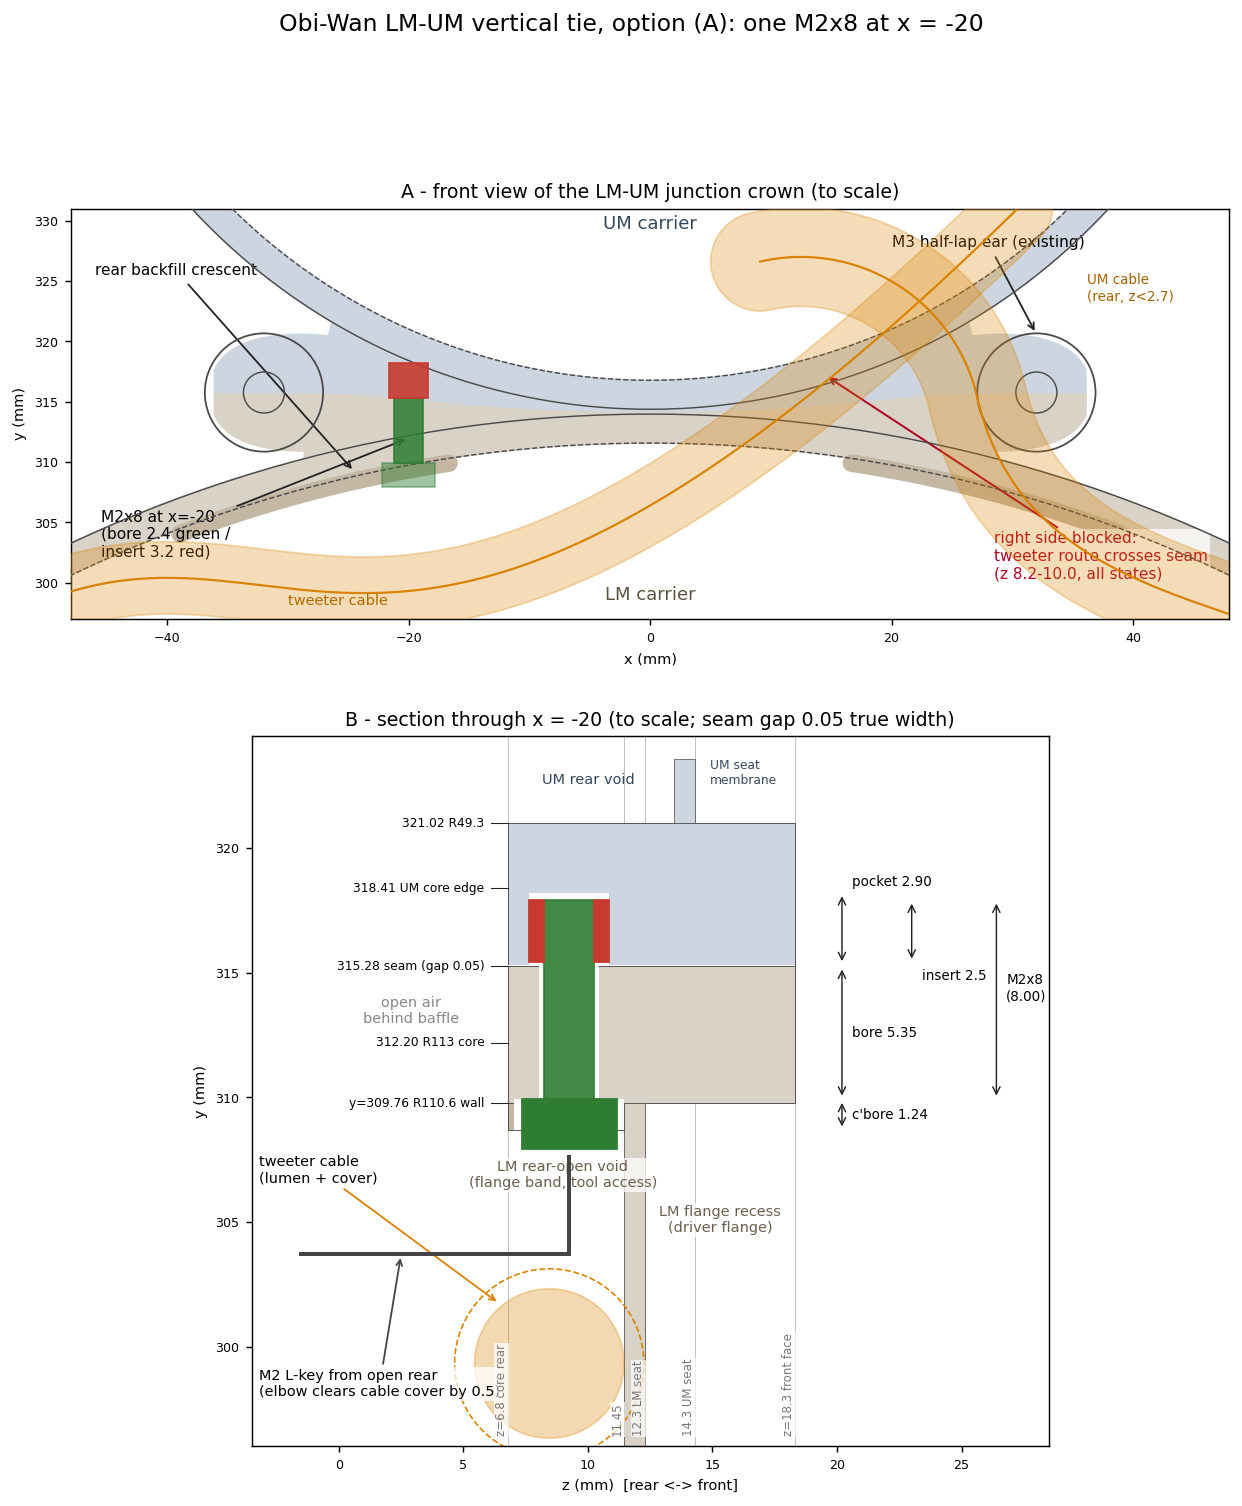

Recreate this plot in Python.
"""One-off sketch of option (A): single vertical M2x8 at x=-20 in the
Obi-Wan LM-UM junction. Drawn from the real plan geometry."""
import math
import sys

import numpy as np
import matplotlib
matplotlib.use("Agg")
import matplotlib.pyplot as plt
from matplotlib.patches import Rectangle, Circle, FancyArrow
from shapely.geometry import LineString, Point, box as shapely_box

sys.path.insert(0, "src")
import lx521_baffle.obiwan.carriers as ca            # noqa: E402
import lx521_baffle.obiwan.closure_webs as cw        # noqa: E402
import lx521_baffle.obiwan.route as rt               # noqa: E402

LM_C = (0.0, 200.981)
UM_C = (0.0, 366.081)
LM_CORE_R, LM_RECESS_R = 113.0, 110.6
UM_CORE_R, UM_RECESS_R = 51.7, 49.3
X0 = -20.0

polys = cw.lm_um_closure_polygons()
lm_plan, um_plan = polys["lm"], polys["um"]
backfill = cw._lm_um_rear_recess_backfill_plan()

# exact values on the x=-20 line
line = LineString([(X0, 300.0), (X0, 326.0)])
lm_hit = line.intersection(lm_plan)
um_hit = line.intersection(um_plan)
cres_hit = line.intersection(backfill)
LM_WEB_TOP = lm_hit.bounds[3]          # 315.28
UM_WEB_BOT = um_hit.bounds[1]          # 315.33
UM_WEB_TOP = um_hit.bounds[3]          # 318.90
CRES_LO, CRES_HI = cres_hit.bounds[1], cres_hit.bounds[3]
ARC_R1106 = LM_C[1] + math.sqrt(LM_RECESS_R**2 - X0*X0)   # 309.758
ARC_R113 = LM_C[1] + math.sqrt(LM_CORE_R**2 - X0*X0)      # 312.20
UM_LIP_LO = UM_C[1] - math.sqrt(UM_CORE_R**2 - X0*X0)     # 318.41
UM_LIP_HI = UM_C[1] - math.sqrt(UM_RECESS_R**2 - X0*X0)   # 321.02

# z structure
Z_REAR, Z_FRONT = 6.8, 18.3
LM_MEMB = (11.45, 12.3)     # LM_SEAT_Z - 0.85 .. LM_SEAT_Z
UM_MEMB = (13.45, 14.3)
Z_AXIS = 9.25  # counterbore O4.4 top lands exactly on the membrane underside

# screw stack
TIP_Y = UM_WEB_BOT + 0.10 + 2.5        # insert seated 0.10 in, full engage
SEAT_Y = TIP_Y - 8.0                   # M2x8 under-head
POCKET_TOP = UM_WEB_BOT + 2.9

t_pts = np.asarray(rt.ts_cable_points())
um_pts = np.asarray(rt.route_cable_points())

fig = plt.figure(figsize=(11.5, 12.6), facecolor="white")
gs = fig.add_gridspec(2, 1, height_ratios=[1.0, 1.55], hspace=0.16)

LM_FILL = "#d9d2c7"
UM_FILL = "#cdd6e0"
EDGE = "#4a4a4a"
INSERT_RED = "#c73a2f"
SCREW_GREEN = "#2e7d32"
CABLE = "#d98200"

# ---------------------------------------------------------------- panel A
axA = fig.add_subplot(gs[0])
axA.set_aspect("equal")
win = shapely_box(-48, 297, 48, 331)

def draw_poly(ax, geom, **kw):
    geoms = geom.geoms if hasattr(geom, "geoms") else [geom]
    for g in geoms:
        if g.is_empty or g.geom_type != "Polygon":
            continue
        ax.fill(*g.exterior.xy, **kw)

def arc(ax, c, r, **kw):
    th = np.linspace(0, 2*math.pi, 720)
    ax.plot(c[0] + r*np.cos(th), c[1] + r*np.sin(th), **kw)

# ring bands (annulus between recess and core radii)
lm_band = Point(LM_C).buffer(LM_CORE_R, resolution=256).difference(
    Point(LM_C).buffer(LM_RECESS_R, resolution=256))
um_band = Point(UM_C).buffer(UM_CORE_R, resolution=256).difference(
    Point(UM_C).buffer(UM_RECESS_R, resolution=256))
draw_poly(axA, lm_band.intersection(win), color=LM_FILL, zorder=1)
draw_poly(axA, um_band.intersection(win), color=UM_FILL, zorder=1)
draw_poly(axA, lm_plan.intersection(win), color=LM_FILL, zorder=2)
draw_poly(axA, um_plan.intersection(win), color=UM_FILL, zorder=2)
draw_poly(axA, backfill.intersection(win), color="#c4b8a4", zorder=3)

for r, c, ls in ((LM_CORE_R, LM_C, "-"), (LM_RECESS_R, LM_C, "--"),
                 (UM_CORE_R, UM_C, "-"), (UM_RECESS_R, UM_C, "--")):
    arc(axA, c, r, color=EDGE, lw=0.8, ls=ls, zorder=4)

# ears
for ex in (-32.0, 32.0):
    axA.add_patch(Circle((ex, 315.770102), 4.9, fill=False,
                         ec=EDGE, lw=1.0, zorder=5))
    axA.add_patch(Circle((ex, 315.770102), 1.7, fill=False,
                         ec=EDGE, lw=0.8, zorder=5))

# cables: centerline + lumen band
for pts, r in ((t_pts, 3.0), (um_pts, 4.1)):
    sel = pts[(pts[:, 1] > 292) & (pts[:, 1] < 331)]
    lum = LineString(sel[:, :2]).buffer(r)
    draw_poly(axA, lum.intersection(win), color=CABLE, alpha=0.28, zorder=6)
    axA.plot(sel[:, 0], sel[:, 1], color=CABLE, lw=1.2, zorder=7)
axA.text(-30.0, 298.2, "tweeter cable", fontsize=8, color="#a36200",
         bbox=dict(fc="white", ec="none", alpha=0.7, pad=1))
axA.text(36.2, 323.4, "UM cable\n(rear, z<2.7)", fontsize=7.5,
         color="#a36200", ha="left",
         bbox=dict(fc="white", ec="none", alpha=0.7, pad=1))
axA.annotate("right side blocked:\ntweeter route crosses seam\n(z 8.2-10.0, all states)",
             xy=(14.5, 317.2), xytext=(28.5, 300.4), fontsize=8.5,
             color="#b00020", ha="left",
             bbox=dict(fc="white", ec="none", alpha=0.75, pad=1),
             arrowprops=dict(arrowstyle="->", color="#b00020", lw=1.1))

# the M2 feature silhouettes at x=-20 (front view: Y-axis bore = strip)
axA.add_patch(Rectangle((X0-2.2, SEAT_Y-2.0), 4.4, 2.0,
              color=SCREW_GREEN, alpha=0.45, zorder=9))     # head zone
axA.add_patch(Rectangle((X0-1.2, SEAT_Y), 2.4, LM_WEB_TOP-SEAT_Y,
              color=SCREW_GREEN, alpha=0.85, zorder=9))     # clearance bore
axA.add_patch(Rectangle((X0-1.6, UM_WEB_BOT), 3.2, 2.9,
              color=INSERT_RED, alpha=0.9, zorder=9))       # insert pocket
axA.annotate("M2x8 at x=-20\n(bore 2.4 green /\ninsert 3.2 red)",
             xy=(X0, 312.0), xytext=(-45.5, 302.2), fontsize=8.5,
             ha="left",
             arrowprops=dict(arrowstyle="->", color="#222", lw=1.0))
axA.annotate("M3 half-lap ear (existing)", xy=(32, 320.6), xytext=(20, 327.8),
             fontsize=8.5,
             arrowprops=dict(arrowstyle="->", color="#222", lw=1.0))
axA.annotate("rear backfill crescent", xy=(-24.5, 309.2), xytext=(-46, 325.5),
             fontsize=8.5,
             arrowprops=dict(arrowstyle="->", color="#222", lw=1.0))
axA.text(0, 329.3, "UM carrier", ha="center", fontsize=10, color="#33475c")
axA.text(0, 298.6, "LM carrier", ha="center", fontsize=10, color="#5c5340")

axA.set_xlim(-48, 48)
axA.set_ylim(297, 331)
axA.set_xlabel("x (mm)", fontsize=8)
axA.set_ylabel("y (mm)", fontsize=8)
axA.tick_params(labelsize=7)
axA.set_title("A - front view of the LM-UM junction crown (to scale)",
              fontsize=10.5, pad=6)

# ---------------------------------------------------------------- panel B
axB = fig.add_subplot(gs[1])
axB.set_aspect("equal")

def rect(ax, y0, y1, z0, z1, **kw):
    ax.add_patch(Rectangle((z0, y0), z1-z0, y1-y0, **kw))

GAP_DRAW = 0.05
# LM material
rect(axB, CRES_LO, ARC_R1106, Z_REAR, LM_MEMB[0], color="#c4b8a4",
     ec=EDGE, lw=0.5)                                  # crescent (rear band)
rect(axB, ARC_R1106, LM_WEB_TOP, Z_REAR, Z_FRONT, color=LM_FILL,
     ec=EDGE, lw=0.5)                                  # lip + LM web
rect(axB, 296.0, ARC_R1106, LM_MEMB[0], LM_MEMB[1], color=LM_FILL,
     ec=EDGE, lw=0.4)                                  # seat membrane
# UM material
rect(axB, UM_WEB_BOT, UM_LIP_HI, Z_REAR, Z_FRONT, color=UM_FILL,
     ec=EDGE, lw=0.5)                                  # UM web + lip
rect(axB, UM_LIP_HI, 323.6, UM_MEMB[0], UM_MEMB[1], color=UM_FILL,
     ec=EDGE, lw=0.4)
axB.text(14.9, 322.6, "UM seat\nmembrane", fontsize=6.8, ha="left",
         color="#33475c")

# voids labels
axB.text(9.0, 306.4, "LM rear-open void\n(flange band, tool access)",
         fontsize=8, ha="center", color="#6b5f4d",
         bbox=dict(fc="white", ec="none", alpha=0.75, pad=1))
axB.text(15.3, 304.6, "LM flange recess\n(driver flange)", fontsize=8,
         ha="center", color="#6b5f4d",
         bbox=dict(fc="white", ec="none", alpha=0.75, pad=1))
axB.text(10.0, 322.6, "UM rear void", fontsize=8, ha="center",
         color="#33475c")
axB.text(2.9, 313.0, "open air\nbehind baffle", fontsize=8, ha="center",
         color="#888")

# T cable section at x=-20 (floor state): centerline ~ (y 299.4, z 8.45)
tc = t_pts[np.argmin(np.abs(t_pts[:, 0] - X0))]
axB.add_patch(Circle((tc[2], tc[1]), 3.0, color=CABLE, alpha=0.30))
axB.add_patch(Circle((tc[2], tc[1]), 3.8, fill=False, ec=CABLE,
                     lw=0.9, ls="--"))
axB.annotate("tweeter cable\n(lumen + cover)", xy=(tc[2]-2.0, tc[1]+2.4),
             xytext=(-3.2, 306.6), fontsize=8,
             bbox=dict(fc="white", ec="none", alpha=0.75, pad=1),
             arrowprops=dict(arrowstyle="->", color=CABLE, lw=1.0))

# counterbore notch (remove crescent material inside O4.5 around axis)
rect(axB, CRES_LO-0.01, SEAT_Y, Z_AXIS-2.2, Z_AXIS+2.2, color="white",
     ec="none", zorder=3)
# clearance bore
rect(axB, SEAT_Y, LM_WEB_TOP, Z_AXIS-1.2, Z_AXIS+1.2, color="white",
     ec="none", zorder=3)
# seam gap
rect(axB, LM_WEB_TOP, UM_WEB_BOT, Z_REAR, Z_FRONT, color="white",
     ec="none", zorder=3)
# insert pocket
rect(axB, UM_WEB_BOT, POCKET_TOP, Z_AXIS-1.6, Z_AXIS+1.6, color="white",
     ec="none", zorder=3)

# screw: head, shank, thread into insert
rect(axB, SEAT_Y-2.0, SEAT_Y, Z_AXIS-1.9, Z_AXIS+1.9,
     color=SCREW_GREEN, zorder=5)                       # head 3.8 x 2.0
rect(axB, SEAT_Y, TIP_Y, Z_AXIS-1.0, Z_AXIS+1.0,
     color=SCREW_GREEN, alpha=0.9, zorder=5)            # shank/thread
# insert (red) around the thread inside the pocket
rect(axB, TIP_Y-2.5, TIP_Y, Z_AXIS-1.6, Z_AXIS-1.0,
     color=INSERT_RED, zorder=6)
rect(axB, TIP_Y-2.5, TIP_Y, Z_AXIS+1.0, Z_AXIS+1.6,
     color=INSERT_RED, zorder=6)

# hex key path
axB.plot([Z_AXIS, Z_AXIS], [SEAT_Y-2.3, 303.7], color="#444", lw=2.2,
         zorder=7)
axB.plot([Z_AXIS, -1.5], [303.7, 303.7], color="#444", lw=2.2, zorder=7)
axB.annotate("M2 L-key from open rear\n(elbow clears cable cover by 0.5)",
             xy=(2.5, 303.7), xytext=(-3.2, 298.0), fontsize=8, ha="left",
             bbox=dict(fc="white", ec="none", alpha=0.75, pad=1),
             arrowprops=dict(arrowstyle="->", color="#444", lw=1.0))

# z datum lines + labels
for z, lab in ((6.8, "z=6.8 core rear"), (11.45, "11.45"),
               (12.3, "12.3 LM seat"), (14.3, "14.3 UM seat"),
               (18.3, "z=18.3 front face")):
    axB.axvline(z, color="#bbb", lw=0.5, zorder=0)
    axB.text(z, 296.4, lab, rotation=90, fontsize=6.5, ha="right",
             va="bottom", color="#777",
             bbox=dict(fc="white", ec="none", alpha=0.7, pad=0.5))

# y dimension callouts (right margin)
def ydim(ax, y0, y1, z, text, off=0.4):
    ax.annotate("", xy=(z, y0), xytext=(z, y1),
                arrowprops=dict(arrowstyle="<->", color="#222", lw=0.8))
    ax.text(z+off, (y0+y1)/2, text, fontsize=7.5, va="center")

ydim(axB, SEAT_Y, LM_WEB_TOP, 20.2, f"bore {LM_WEB_TOP-SEAT_Y:.2f}")
ydim(axB, UM_WEB_BOT, POCKET_TOP, 20.2, "")
axB.text(20.6, 318.5, "pocket 2.90", fontsize=7.5)
ydim(axB, TIP_Y-2.5, TIP_Y, 23.0, "")
axB.text(23.4, 314.7, "insert 2.5", fontsize=7.5)
ydim(axB, SEAT_Y, TIP_Y, 26.4, "")
axB.text(26.8, 313.9, "M2x8\n(8.00)", fontsize=7.5)
ydim(axB, CRES_LO, SEAT_Y, 20.2, f"c'bore {SEAT_Y-CRES_LO:.2f}")

for y, lab in ((ARC_R1106, f"y={ARC_R1106:.2f} R110.6 wall"),
               (ARC_R113, f"{ARC_R113:.2f} R113 core"),
               (LM_WEB_TOP, f"{LM_WEB_TOP:.2f} seam (gap 0.05)"),
               (UM_LIP_LO, f"{UM_LIP_LO:.2f} UM core edge"),
               (UM_LIP_HI, f"{UM_LIP_HI:.2f} R49.3")):
    axB.plot([Z_REAR-0.7, Z_REAR], [y, y], color="#222", lw=0.6)
    axB.text(Z_REAR-0.95, y, lab, fontsize=6.8, ha="right", va="center")

axB.set_xlim(-3.5, 28.5)
axB.set_ylim(296, 324.5)
axB.set_xlabel("z (mm)  [rear <-> front]", fontsize=8)
axB.set_ylabel("y (mm)", fontsize=8)
axB.tick_params(labelsize=7)
axB.set_title("B - section through x = -20 (to scale; seam gap 0.05 true width)",
              fontsize=10.5, pad=6)

fig.suptitle("Obi-Wan LM-UM vertical tie, option (A): one M2x8 at x = -20",
             fontsize=13, y=0.985)
out = "/Users/antor/.claude/jobs/4808081d/tmp/option_a_sketch.svg"
fig.savefig(out, format="svg", bbox_inches="tight")
print("wrote", out)
print("stack: seat", round(SEAT_Y, 2), "tip", round(TIP_Y, 2),
      "bore", round(LM_WEB_TOP - SEAT_Y, 2),
      "cbore", round(SEAT_Y - CRES_LO, 2),
      "crescent", round(CRES_LO, 2), round(CRES_HI, 2))
